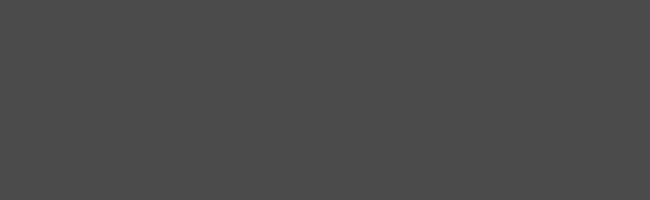
Frame 1 (no input)
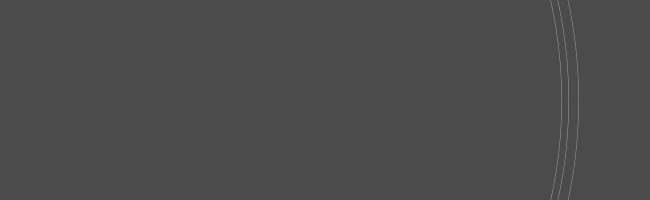
Frame 60 (the mouse pressed at the canvas centre just before this capture)
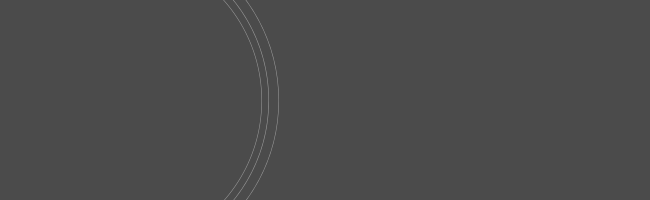
Frame 120 (the mouse held since frame 60 and released just before this capture)

The Processing sketch that drew these frames (run headless with seeded random() and noise(); from frame 60 on, the mouse is pressed at the canvas centre):

// Processing sketch: processing_54068
// ── processing_54068.pde

// Code by Sherin Kwan (YSDN Interactivity 1)

int x= 110;
int b= 140;
int y = 100;
float o= 1500;
int w= 2;

void setup(){
  size(650, 200);
  background(75);
  ellipseMode(CENTER);
  noFill();
 
  smooth();
}

void draw(){
  
  stroke(155);
  strokeWeight(w+6);
  ellipse(x, y, o, o);
  stroke(75);
  strokeWeight(w+7);
  ellipse(x, y, o+2, o+2);
  //ellipse(x, y, o-10, o-10);


  stroke(155);
  strokeWeight(w+6);
  ellipse(x, y, o+15, o+15);
  stroke(75);
  strokeWeight(w+7);
  ellipse(x, y, o+17, o+17);

   stroke(155);
  strokeWeight(w+6);
  ellipse(x, y, o+35, o+35);
  stroke(75);
  strokeWeight(w+7);
  ellipse(x, y, o+37, o+37);

  if (2>o){
    o = 1000;
    stroke(75);
  } else{
    o-=10;
  }
}

  
